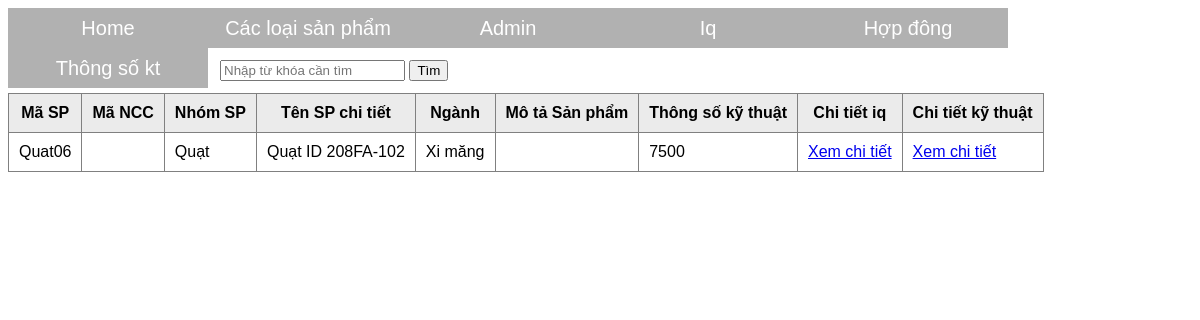
Screenshot of /tsktquat3.php with the database file from the repository.
### tables this page shows
CREATE TABLE `sanpham` (
  `masp` varchar(255) NOT NULL,
  `mancc` varchar(255) NOT NULL,
  `nhomsp` varchar(255) NOT NULL,
  `tenspchitiet` varchar(255) NOT NULL,
  `nganh` varchar(255) NOT NULL,
  `motasanpham` varchar(255) NOT NULL
);

CREATE TABLE `chitiettskt` (
  `id` varchar(5) NOT NULL,
  `masp` varchar(255) DEFAULT NULL,
  `idtskt` varchar(12) DEFAULT NULL,
  `giatri` varchar(41) DEFAULT NULL
);

### tsktquat3.php (the view, shortened to what this page needs)
<?php
    $conn = mysqli_connect("localhost", "root", "", "dataapp3") or die("Không kết nối được cơ sở dữ liệu");
    if (isset($_GET['q']) && !empty($_GET['q'])) {
        $keyword = $_GET['q'];
    }else{
        $sql = "SELECT * FROM sanpham JOIN chitiettskt ON sanpham.masp = chitiettskt.masp WHERE nhomsp = 'Quạt' AND giatri = '7500' ";
    }
    $result = mysqli_query($conn, $sql);
?>
<!DOCTYPE html>
<html>
<head>
    <link rel="stylesheet" type="text/css" href="style.css">
</head>
<body>
          <ul>
        <li><a href="index.php">Home</a></li>
        <li><a href="">Các loại sản phẩm</a>
        </li>
        <li><a href="">Admin</a>
        </li>
        <li><a href="iq.php">Iq</a></li>
        <li><a href="hopdong.php">Hợp đông</a></li>
                <li><a href="">Thông số kt</a>
        </li>
    </ul>
    <table class="search-form" cellpadding="10">
        <tr>
            <td>
                <form action="" method="get">
                    <input type="text" name="q" placeholder="Nhập từ khóa cần tìm" value="<?php if(isset($_GET['q']))?>" />
                    <input type="submit" value="Tìm">
                </form>
            </td>
        </tr>
    </table>
    <table class="list" border="1" cellpadding="10">
          <tr>
            <th>Mã SP</th>
            <th>Mã NCC</th>
            <th>Nhóm SP</th>
            <th>Tên SP chi tiết</th>
            <th>Ngành</th>
            <th>Mô tả Sản phẩm</th>
            <th>Thông số kỹ thuật</th>
            <th>Chi tiết iq</th>
            <th>Chi tiết kỹ thuật</th>
        </tr>
        <?php
           while ($row = mysqli_fetch_assoc($result)) {
            ?>
        <tr>
            <td><?php echo $row['masp']; ?></td>
            <td><?php echo $row['mancc']; ?></td>
            <td><?php echo $row['nhomsp']; ?></td>
            <td><?php echo $row['tenspchitiet']; ?></td>
            <td><?php echo $row['nganh']; ?></td>
            <td><?php echo $row['motasanpham']; ?></td>
            <td><?php echo $row['giatri']; ?></td>
                     <form action="" method="get">
            <td><a href="./chiTiet.php?idSP=<?php echo  $row['masp'] ?>" >Xem chi tiết</a></td>
        </form>
                        <form action="" method="get">
            <td><a href="./cttskt.php?idSPKT=<?php echo  $row['masp'] ?>" >Xem chi tiết</a></td>
        </form>
        </tr>
    <?php } ?>
    </table>
</body>
</html>

### style.css (style rules this page uses)
body { background: url(); background-size: cover; font-family: arial; }
ul { margin: 0; padding: 0; list-style: none; }
ul li { float: left; width: 200px; height: 40px; background-color: darkgrey; opacity: .9; line-height: 40px; text-align: center; font-size: 20px; }
ul li a { text-decoration: none; color: white; display: block; }

### tsktquat3.php (style rules this page uses)
.list { border-collapse: collapse; }
.list tr th { background: #ebebeb; }

### rows the page displays
sanpham: chitiettskt.masp "Quat06", nhomsp "Quạt", tenspchitiet "Quạt ID 208FA-102", nganh "Xi măng", chitiettskt.giatri "7500"
